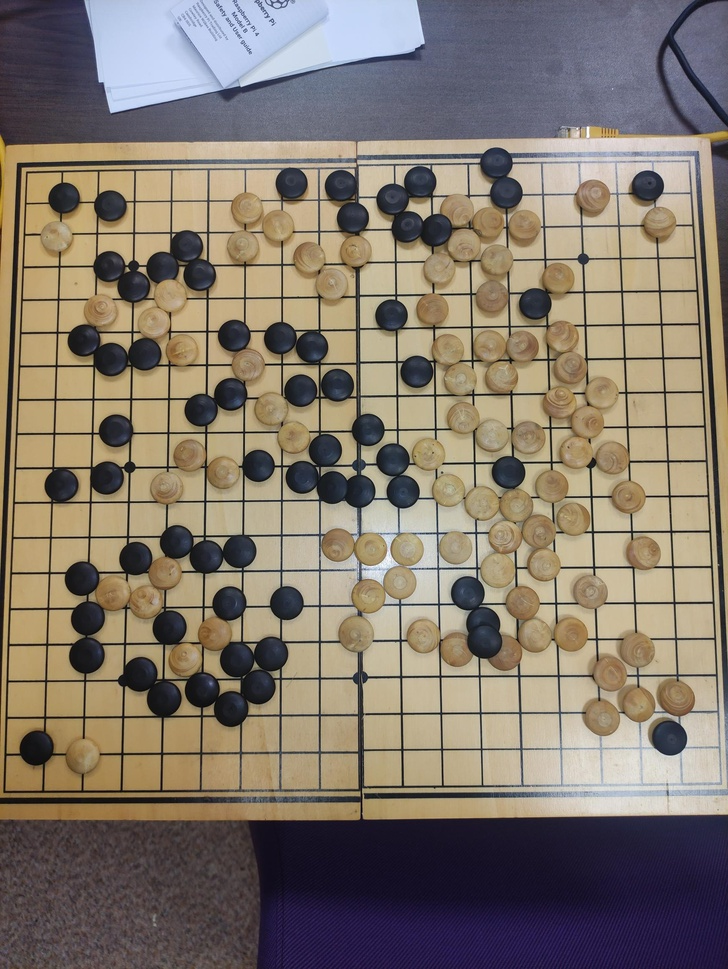
#> input picture reflet.jpg, 728 x 969 px, shrunk from 1736 x 2312 before the run
$ python image.py
#> lines starting #> are read from the running program, lines starting #| are printed output that depends on the picture; after the words box and inside, x2 and y2 are one past the last pixel; in counts of white or black regions, pixels touching at a corner belong together
import cv2
import numpy as np

# Charger l'img et la redimensionner
img = cv2.imread('reflet.jpg')
#> img is the input picture: shape (969, 728, 3); mean B, G, R 108.2, 120.1, 130.8

# Conversion de l'image en niveaux de gris
gray = cv2.cvtColor(img, cv2.COLOR_BGR2GRAY)
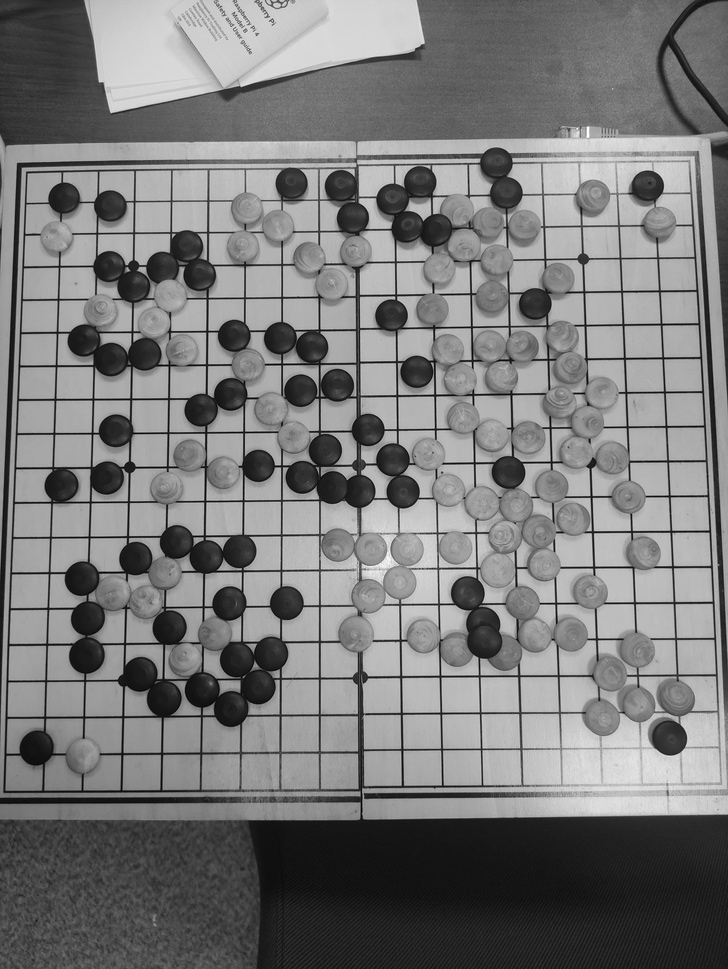
#> gray: shape (969, 728); min 2, max 255, mean 122

# Binarisation de l'img
gray = cv2.threshold(gray, 150, 255, cv2.THRESH_BINARY_INV)[1]
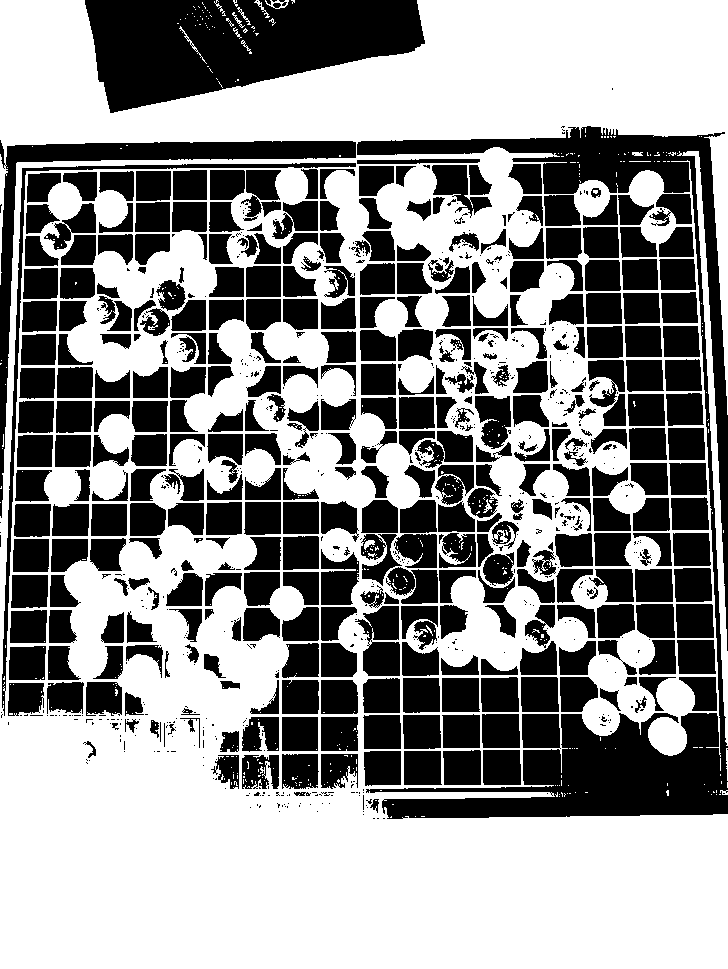
#> gray: shape (969, 728); 55.8% white; 890 black regions (502 under 20 px), largest, box (x1, y1, x2, y2) and area: (357, 126, 728, 819) 37107, (85, 0, 425, 113) 25924, (0, 140, 356, 518) 8922

# Détection des lignes
lines = cv2.HoughLinesP(gray, 1, np.pi/180, 80, minLineLength=80, maxLineGap=20)  # Ajustement des paramètres
#> lines = 1362 rows, first 6: [432, 330, 522, 192], [270, 536, 341, 430], [0, 831, 297, 534], [0, 962, 361, 531], [0, 953, 727, 903], [318, 500, 557, 194]
lines = np.squeeze(lines)
cv2.imshow("gray", gray)
"""
def filter_by_coordinates(lines, box) :
    xmin, ymin, xmax, ymax = box
    lines_filtered = list()
    for line in lines :
        x1, y1, x2, y2 = line
        if min(x1, x2) <xmin or min(y1, y2) <ymin or max(x1, x2)> xmax or max(y1, y2) > ymax :
            pass
        else :
            lines_filtered.append(line)
    return lines_filtered

lines = filter_by_coordinates(lines, (0, 0, gray.shape[1]-0, gray.shape[0]-0))
"""
# Extension des lignes jusqu'aux bords de l'img
height, width = img.shape[:2]
#> height = 969; width = 728
extended_lines = []
for line in lines:
    if len(line) == 2:
        x1, y1, x2, y2 = line[0], line[1], line[0], line[1]
    else:
        x1, y1, x2, y2 = line

    # Calcul de la pente
    if x2 - x1 != 0:  # Vérifier si le dénominateur n'est pas nul
        slope = (y2 - y1) / (x2 - x1)
    else:
        slope = float('inf')  # Gérer le cas de la pente infinie (ligne verticale)

    # Calcul de l'intersection avec le bord de l'img
    if x1 == x2:
        new_x1, new_y1, new_x2, new_y2 = x1, 0, x1, height
    elif slope == 0:
        new_x1, new_y1, new_x2, new_y2 = 0, y1, width, y1
    else:
        intercept = y1 - slope * x1  # Calcul de l'intercept
        new_y1 = 0
        new_x1 = int((new_y1 - intercept) / slope)
        new_y2 = height
        new_x2 = int((new_y2 - intercept) / slope)

    extended_lines.append([[new_x1, new_y1, new_x2, new_y2]])
#> this loop made 1362 passes
#> (x1, y1, x2, y2, slope, intercept, new_y1, new_x1) on passes 1, 2, 3, 4, 5, 6, 7, 8, 9, 10, 12, 13: (432, 330, 522, 192, -1.53, 992.4, 0, 647), (270, 536, 341, 430, -1.49, 939.1, 0, 629), (0, 831, 297, 534, -1, 831, 0, 831), (0, 962, 361, 531, -1.19, 962, 0, 805), (0, 953, 727, 903, -0.0688, 953, 0, 13856), (318, 500, 557, 194, -1.28, 907.1, 0, 708), (390, 230, 517, 0, -1.81, 936.3, 0, 517), (429, 396, 727, 98, -1, 825, 0, 825), (0, 921, 245, 596, -1.33, 921, 0, 694), (535, 0, 561, 762, 29.31, -15679.6, 0, 535), (124, 536, 200, 968, 5.68, -168.8, 0, 29), (162, 671, 236, 968, 4.01, 20.81, 0, -5)
#> (x1, y1, x2, y2, slope, new_x1, new_y1, new_x2) on passes 11, 50, 68: (359, 968, 359, 196, inf, 359, 0, 359), (0, 967, 727, 967, 0, 0, 967, 728), (0, 966, 727, 966, 0, 0, 966, 728)

# Détection des intersections entre les lignes
intersections = []
for i in range(len(extended_lines)):
    for j in range(i+1, len(extended_lines)):
        line1 = extended_lines[i][0]
        line2 = extended_lines[j][0]

        x1, y1, x2, y2 = line1
        x3, y3, x4, y4 = line2

        # Calcul des coordonnées de l'intersection
        denominator = ((y4 - y3) * (x2 - x1)) - ((x4 - x3) * (y2 - y1))
        if denominator != 0:
            ua = (((x4 - x3) * (y1 - y3)) - ((y4 - y3) * (x1 - x3))) / denominator
            ub = (((x2 - x1) * (y1 - y3)) - ((y2 - y1) * (x1 - x3))) / denominator

            # Vérification si les lignes se croisent
            if 0 <= ua <= 1 and 0 <= ub <= 1:
                intersection_x = int(x1 + (ua * (x2 - x1)))
                intersection_y = int(y1 + (ua * (y2 - y1)))
                intersections.append((intersection_x, intersection_y))

# Dessiner les intersections
for point in intersections:
    cv2.circle(img, point, 5, (255, 0, 0), -1)
#> this loop made 570156 passes
#> point on passes 1 to 3: (301, 529), (86, 860), (26, 951)
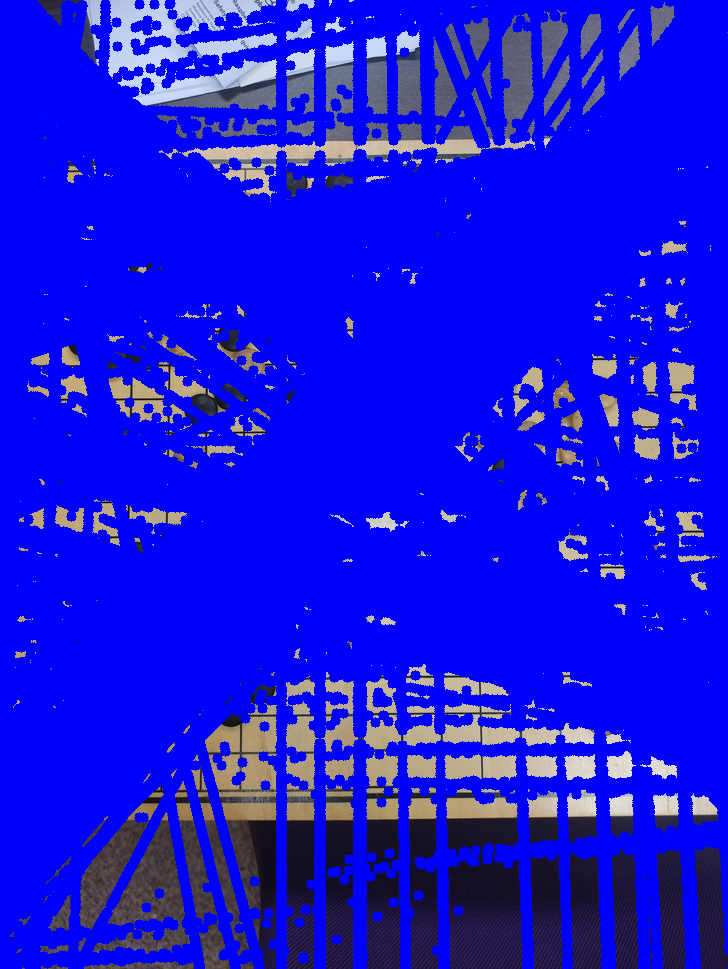
#> img: shape (969, 728, 3); mean B, G, R 224.3, 20.9, 22.5

# Compter le nombre d'intersections
num_intersections = len(intersections)
print("Nombre d'intersections détectées :", num_intersections)
#| Nombre d'intersections détectées : 570156

# Affichage de l'img
img = cv2.resize(img, (800, 800))
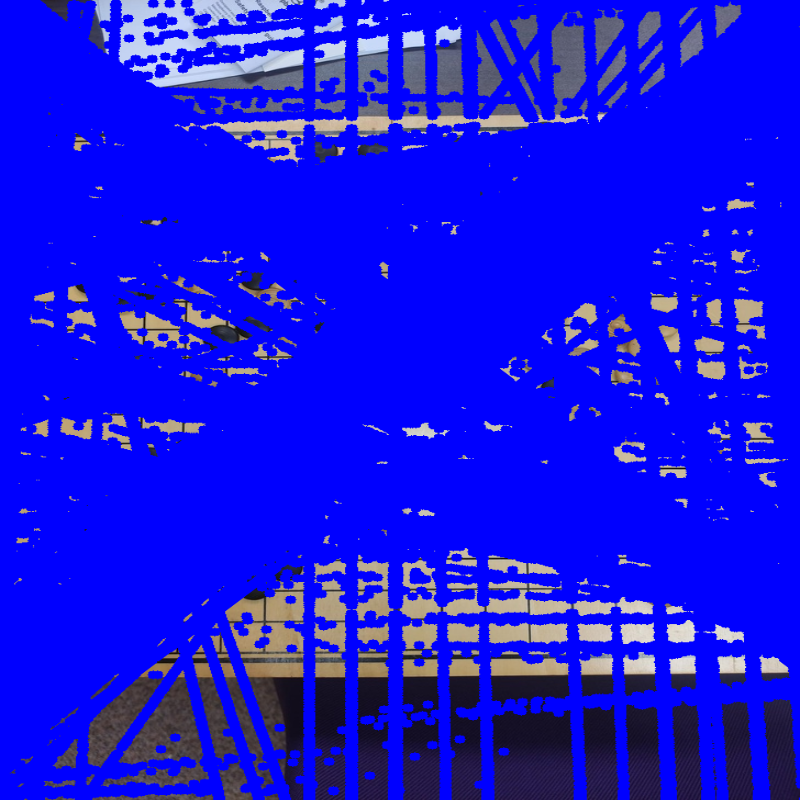
#> img: shape (800, 800, 3); mean B, G, R 224.3, 20.9, 22.4
cv2.imshow('image', img)
cv2.waitKey(0)
cv2.destroyAllWindows()

$ run again, with 3.jpg copied over reflet.jpg
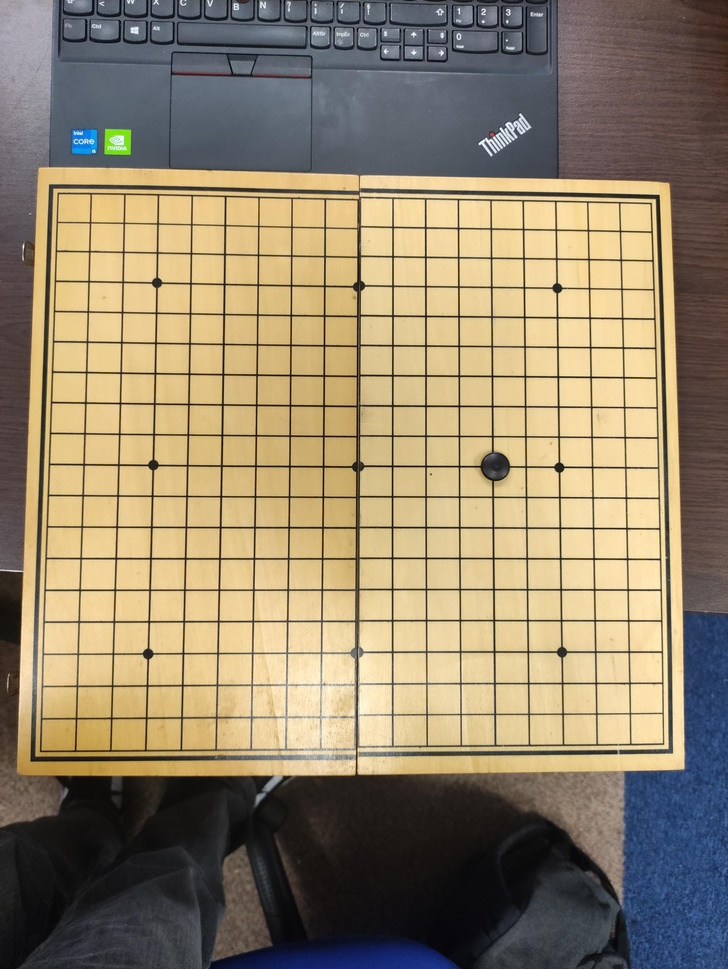
#> input picture 3.jpg, 728 x 969 px, shrunk from 1736 x 2312 before the run
#> img is the input picture: shape (969, 728, 3); mean B, G, R 108, 133.2, 147.2
#> `gray = cv2.threshold(gray, 150, 255, cv2.THRESH_BINARY_INV)[1]`:
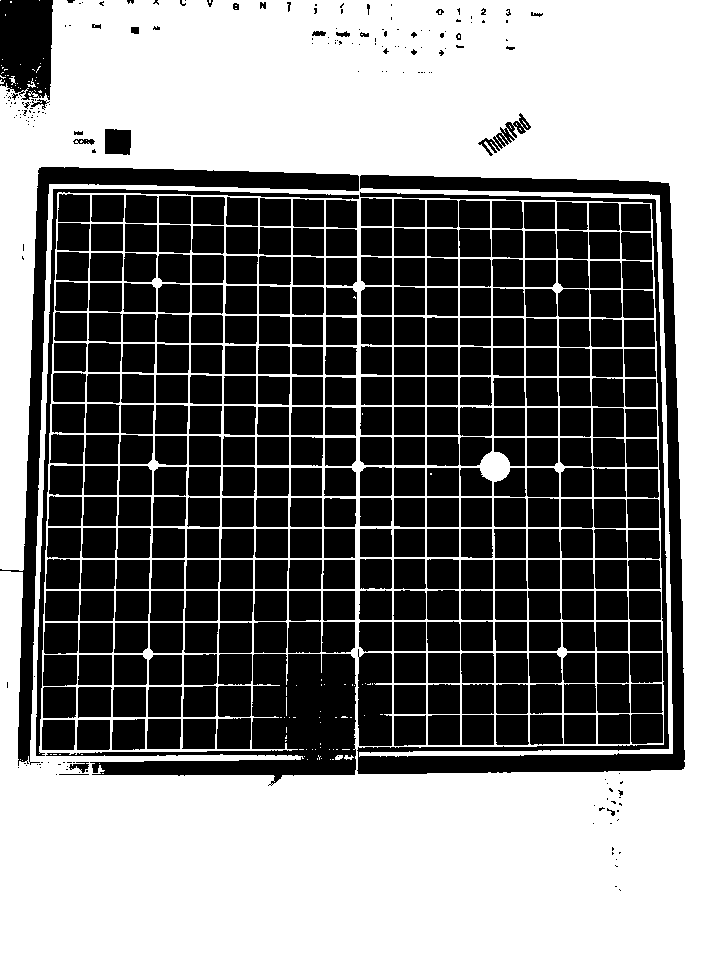
#> gray: shape (969, 728); 51.4% white; 495 black regions (150 under 20 px), largest, box (x1, y1, x2, y2) and area: (357, 175, 685, 774) 20470, (46, 654, 356, 786) 14694, (0, 167, 359, 766) 12237
#> lines = 1206 rows, first 6: [674, 0, 691, 968], [699, 968, 699, 0], [709, 968, 709, 0], [679, 0, 696, 968], [706, 968, 706, 0], [19, 691, 19, 92]
#> the loop `for line in lines:` made 1206 passes
#> (x1, y1, x2, y2, slope, intercept, new_x1, new_x2) on passes 1, 4, 11, 17, 20, 24, 38, 41: (674, 0, 691, 968, 56.94, -38378.4, 674, 691), (679, 0, 696, 968, 56.94, -38663.1, 679, 696), (672, 0, 689, 968, 56.94, -38264.5, 672, 689), (648, 0, 671, 671, 29.17, -18904.7, 648, 681), (260, 197, 264, 0, -49.25, 13002, 264, 244), (678, 0, 695, 968, 56.94, -38606.1, 677, 695), (673, 0, 690, 968, 56.94, -38321.4, 673, 690), (677, 0, 693, 968, 60.5, -40958.5, 677, 693)
#> the loop `for point in intersections:` made 81904 passes
#> point on passes 1 to 3: (683, 558), (684, 589), (684, 590)
#| Nombre d'intersections détectées : 81904
#> `img = cv2.resize(img, (800, 800))`:
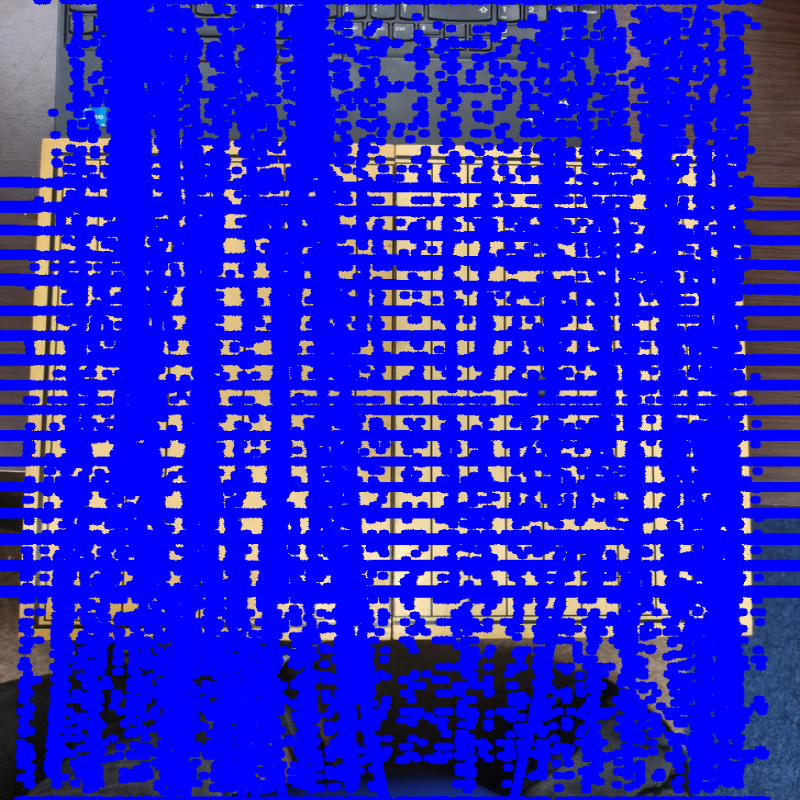
#> img: shape (800, 800, 3); mean B, G, R 212.2, 31.1, 33.8

$ run again, with 4.jpg copied over reflet.jpg
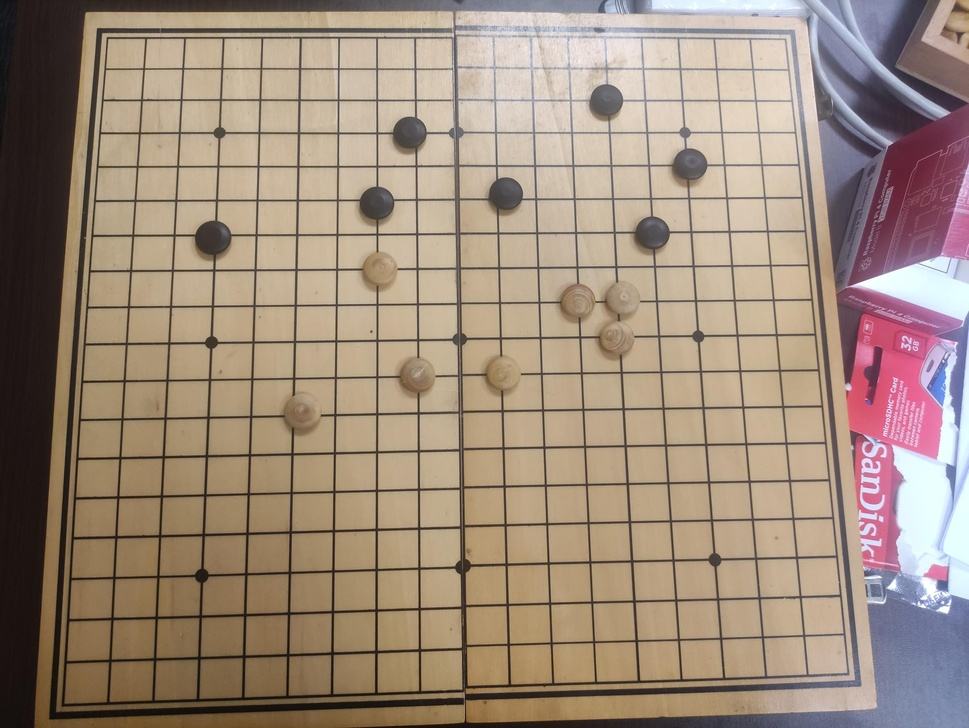
#> input picture 4.jpg, 969 x 728 px, shrunk from 2312 x 1736 before the run
#> img is the input picture: shape (728, 969, 3); mean B, G, R 122.8, 139.2, 158.1
#> `gray = cv2.threshold(gray, 150, 255, cv2.THRESH_BINARY_INV)[1]`:
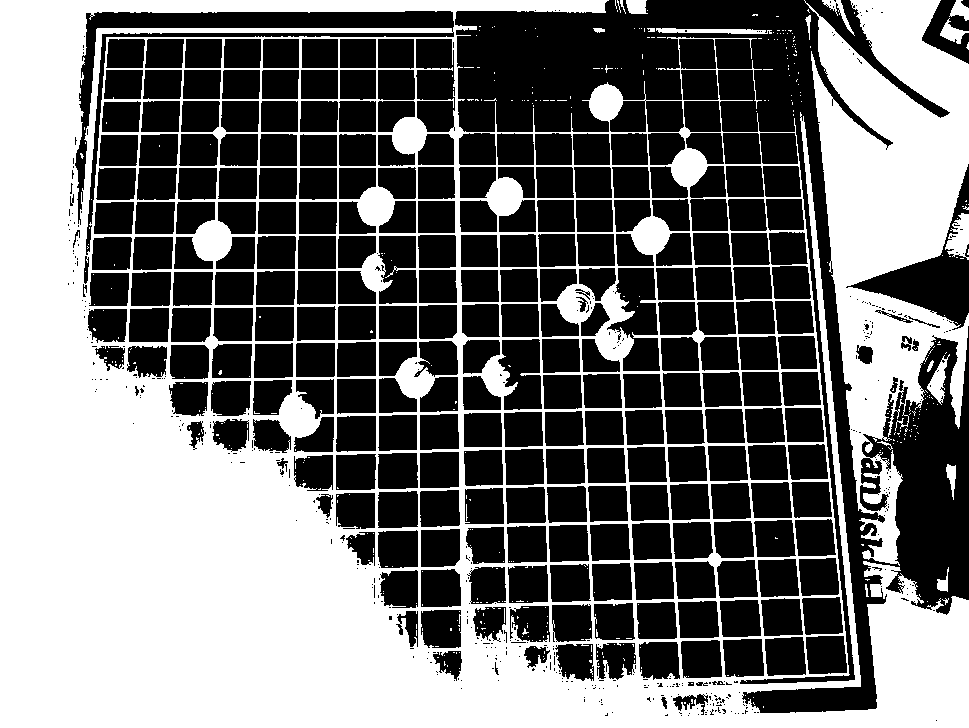
#> gray: shape (728, 969); 44.7% white; 420 white regions (402 under 20 px), largest, box (x1, y1, x2, y2) and area: (0, 0, 969, 728) 263319, (804, 0, 969, 566) 47528, (945, 213, 969, 260) 672
#> lines = 786 rows, first 6: [0, 675, 968, 726], [0, 671, 968, 688], [0, 672, 968, 723], [0, 663, 968, 629], [0, 678, 949, 727], [808, 5, 963, 5]
#> the loop `for line in lines:` made 786 passes
#> (x1, y1, x2, y2, slope, intercept, new_y1, new_x1) on passes 1, 2, 3, 4, 5, 7, 8, 10: (0, 675, 968, 726, 0.0527, 675, 0, -12811), (0, 671, 968, 688, 0.0176, 671, 0, -38207), (0, 672, 968, 723, 0.0527, 672, 0, -12754), (0, 663, 968, 629, -0.0351, 663, 0, 18876), (0, 678, 949, 727, 0.0516, 678, 0, -13131), (3, 0, 67, 727, 11.36, -34.08, 0, 3), (66, 0, 79, 727, 55.92, -3690.9, 0, 66), (0, 680, 910, 727, 0.0516, 680, 0, -13165)
#> the loop `for point in intersections:` made 189084 passes
#> point on passes 1 to 3: (-114, 668), (-136, 667), (62, 678)
#| Nombre d'intersections détectées : 189084
#> `img = cv2.resize(img, (800, 800))`:
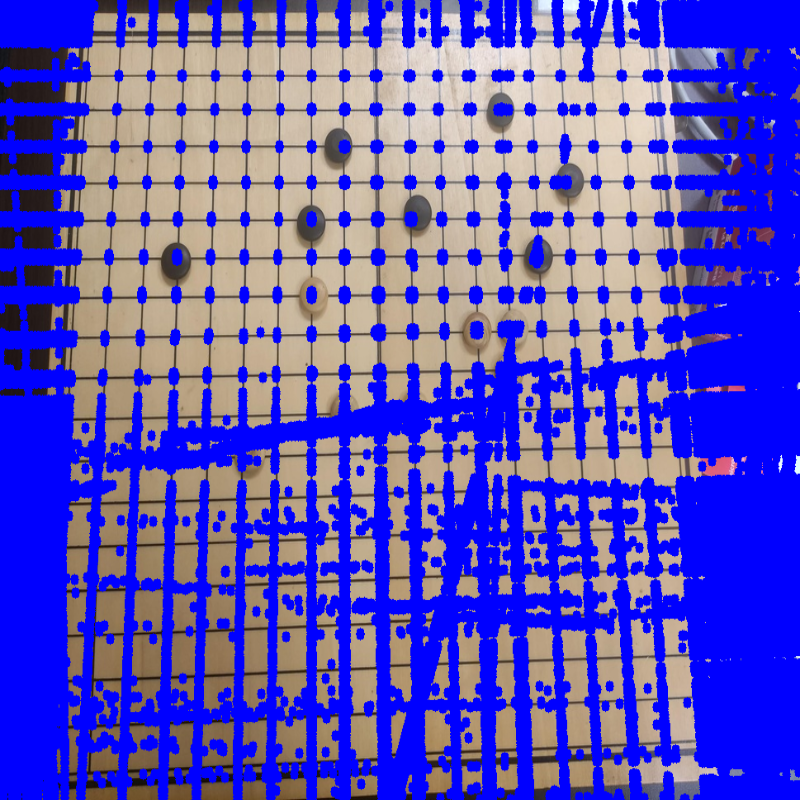
#> img: shape (800, 800, 3); mean B, G, R 189.4, 81.2, 91
